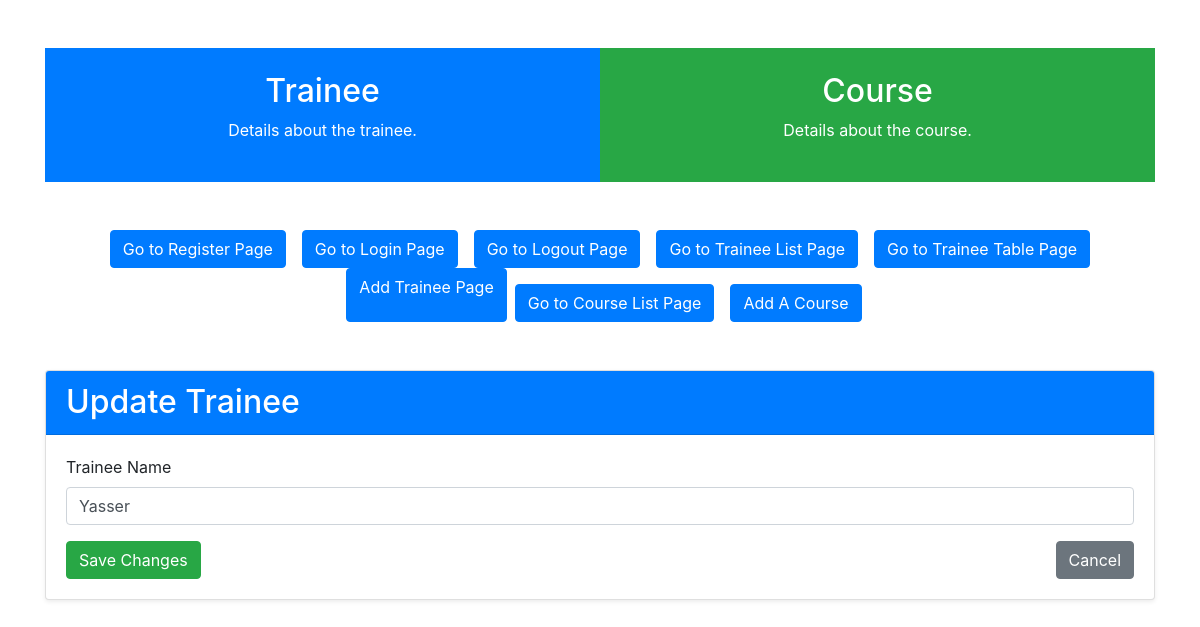
/update_trainee/7/, run on an earlier commit of the app's database.
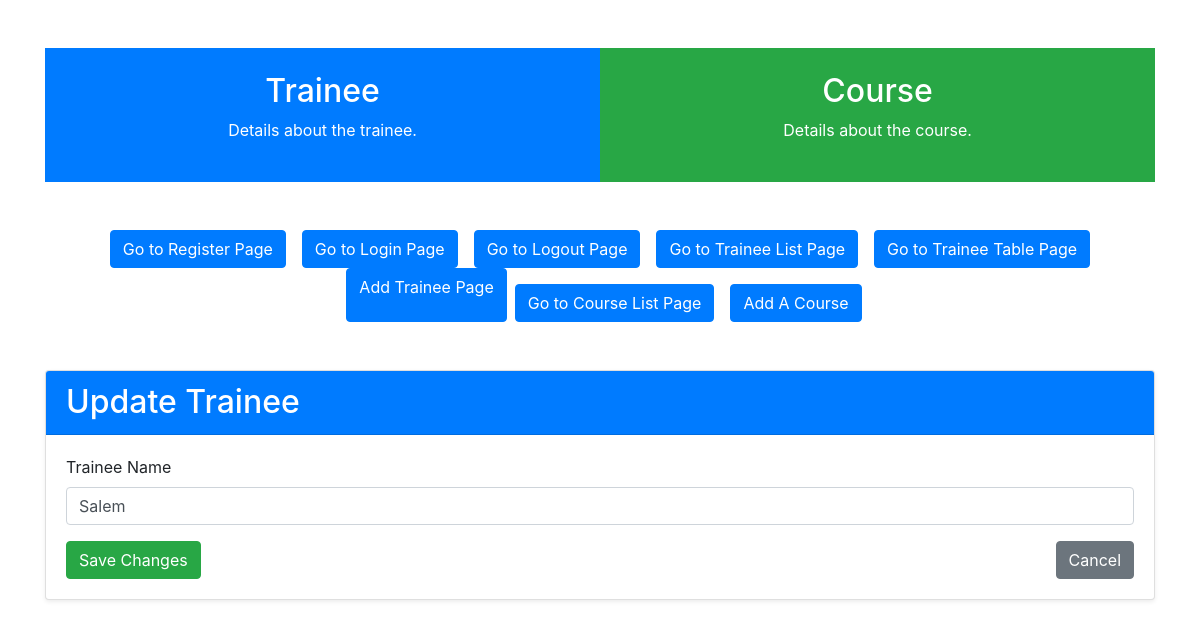
And on a later commit of the database.
### trainee/models.py (models this page shows, shortened)
class Trainee(models.Model):
    trainee = models.CharField(max_length=100)
    is_deleted = models.BooleanField(default=False)

### trainee/views.py (the view)
# urls.py: path("update_trainee/<int:pk>/", TraineeUpdateView.as_view(), name="update_trainee"),
class TraineeUpdateView(UpdateView):
    model = Trainee
    template_name = "trainee/update_trainee.html"
    fields = ["trainee"]  # Fields to be updated
    context_object_name = "trainee"
    success_url = reverse_lazy("traineelist")

### trainee/templates/trainee/update_trainee.html (shortened to what this page needs)
{% extends "trainee/layout.html" %}
{% load widget_tweaks %}
{% block body %}
<div class="container mt-5">
    <div class="card shadow-sm">
        <div class="card-header bg-primary text-white">
            <h2 class="mb-0">Update Trainee</h2>
        </div>
        <div class="card-body">
            <form method="POST" class="needs-validation" novalidate>
                <div class="mb-3">
                    <label for="id_trainee" class="form-label">Trainee Name</label>
                    {{ form.trainee|add_class:"form-control" }}
                </div>
                <div class="d-flex justify-content-between">
                    <button type="submit" class="btn btn-success">Save Changes</button>
                    <a href="{% url 'traineelist' %}" class="btn btn-secondary">Cancel</a>
                </div>
            </form>
        </div>
    </div>
</div>
{% endblock %}

What changed in the data, as far as the page shows it:
changed Trainee: trainee "Yasser" → "Salem"
